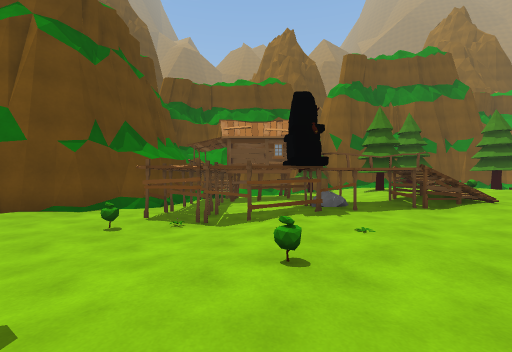
view 1 (above)

20 first-person views from a walk through a scene from a Unity 3-D project. The camera is 1.4 m above the floor, looks level and sees 90° across. The floor is counted in squares, 2 m on a side. Each view is taken from the middle of a square. On the plan, view 1 faces up. The plan holds only what a view shows up to about 9 squares ahead; the rest is blank. The place goes on beyond the plan. The player is left out. Door leaves are left out, so doorways stand open. Some surface patterns are stand-ins.

view 2
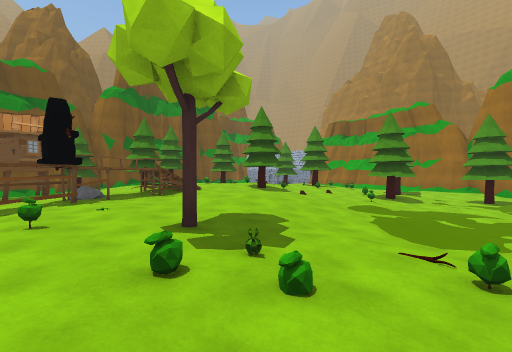

view 3
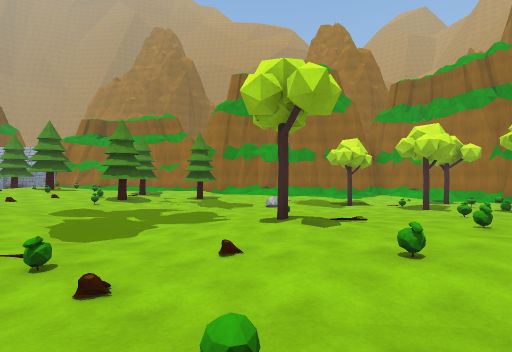

view 4
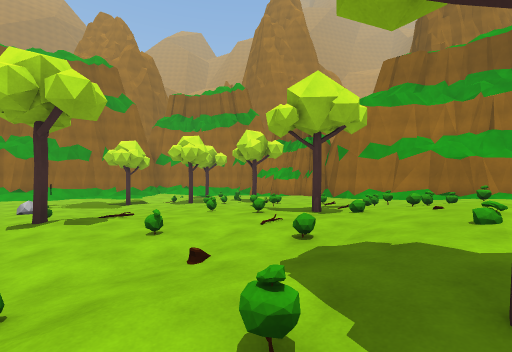

view 5
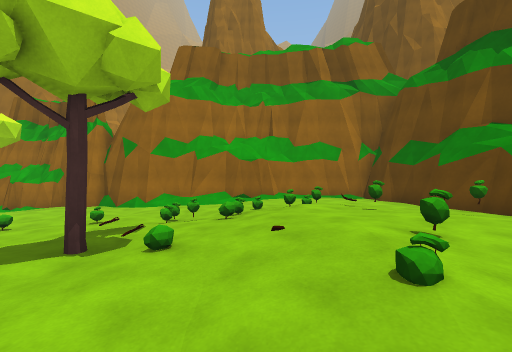

view 6
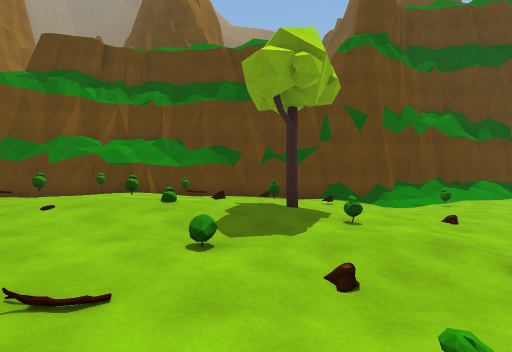

view 7
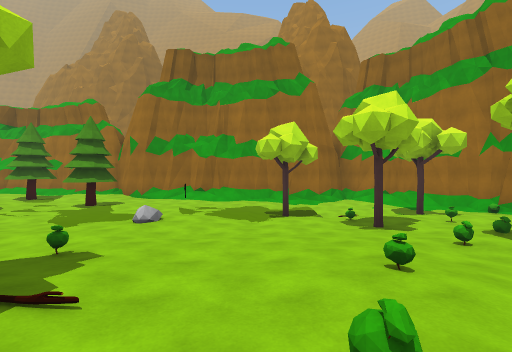

view 8
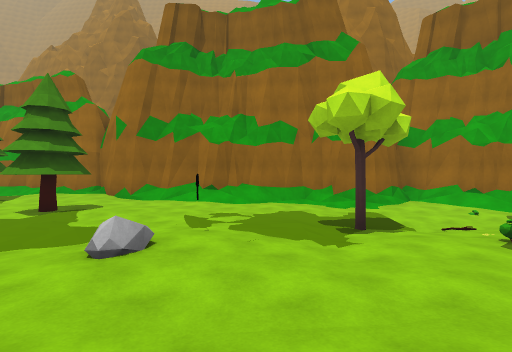

view 9
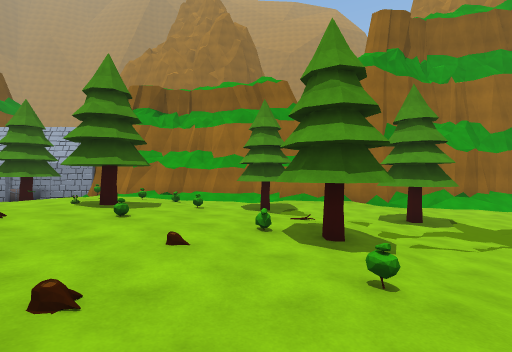

view 10
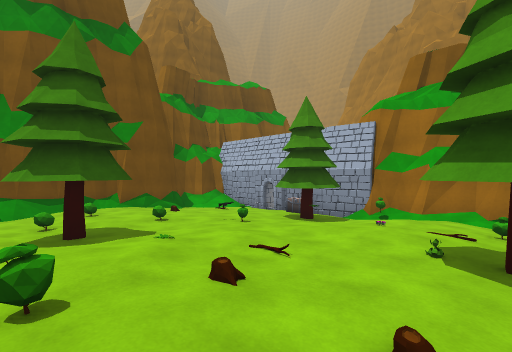

view 11
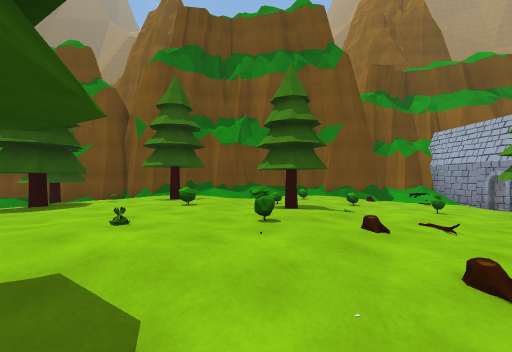

view 12
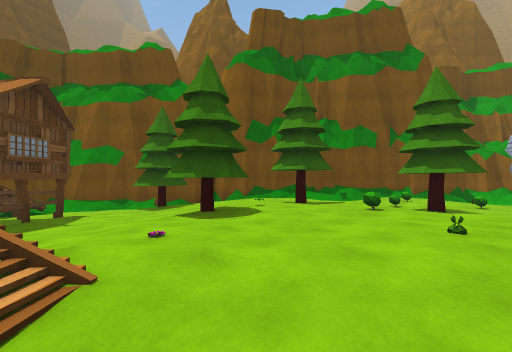

view 13
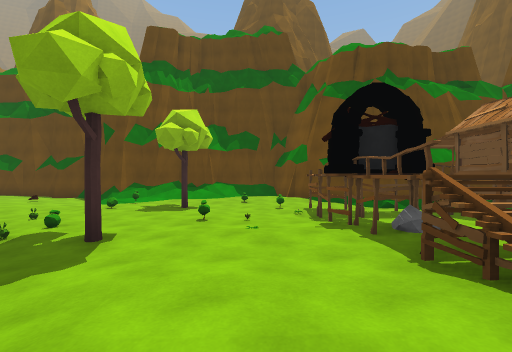

view 14
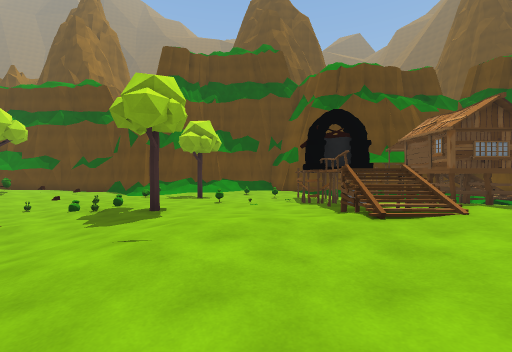

view 15
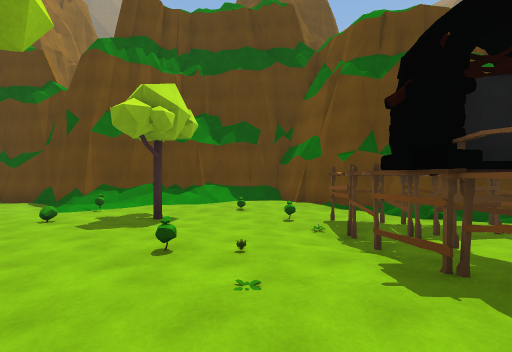

view 16
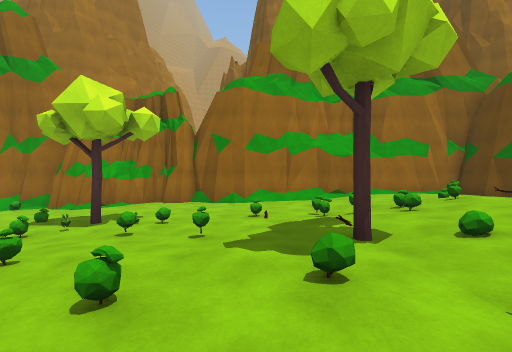

view 17
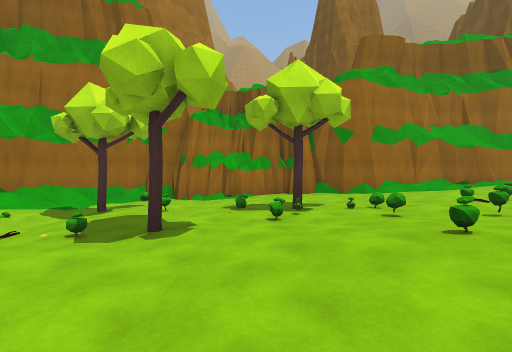

view 18
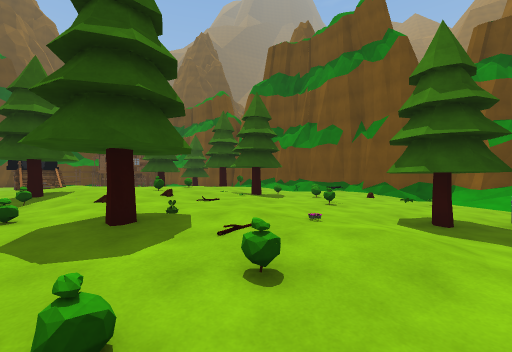

view 19
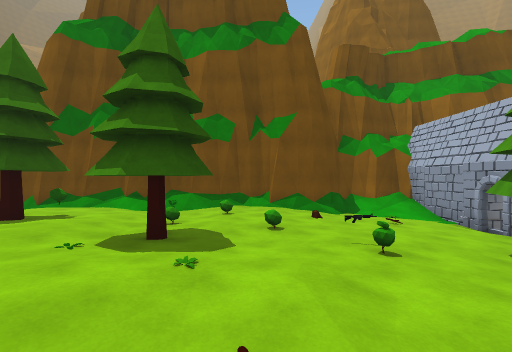

view 20
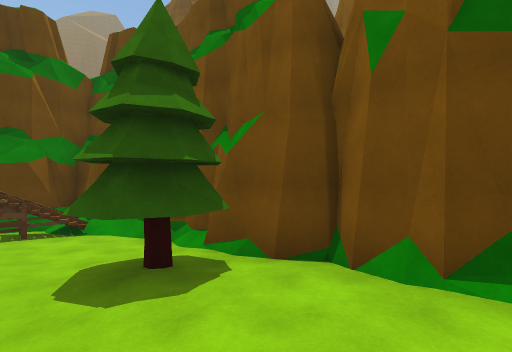

### Floor plan
Key: @ floor where view 1 was taken; # wall or solid block; . main floor; : floor 0.25 m higher than the main floor; - floor 0.25 m lower than the main floor; + floor 0.5 m higher than the main floor; _ floor 0.5 m lower than the main floor; * floor 0.75 m higher than the main floor; < floor 0.75 m lower than the main floor; ( floor 1 m lower than the main floor; % floor 1.25 m higher than the main floor; ! floor 1.25 m lower than the main floor; & floor 1.75 m higher than the main floor; / step, stairs or slope; D open door; = window, fence, low wall or low ledge; v drop or lower ground; O other object.
Columns run from 6 left of view 1 to 15 right of it. Each row starts with its distance up from view 1.
 14                   ####
 13       #############//#
 12     ###//..:::.::..--#
 11    ##=--OO:+O::O::.OOD
 10    #v%-...:+O+:OO:..-#
  9    #OO##..OO++OO:O.OO#
  8    #OO##.:OO+O+O:::OO#
  7   ##O-..::+++*O++:O:O#
  6   #/OO..:+O+*O*++O+::#
  5 ###.OOOO&O/++O++:O:O.#
  4 #...OOO:::+:::/:OO:..#
  3 #.O.--OO::+::....O.--#
  2 #/.--.O..:::.---O.-O-#
  1 #/.-O...O...--OOO-_O-#
  0 #/....@OO---________-#
 -1 ##O..OO/--____<<_OO_-#
 -2  #/-...-O-____<<<OO_/#
 -3  #--..-O----__<<<___/#
 -4   ./.:./--OO___<<<__/#
 -5  #..:OO.O.O-O__/<<<</#
 -6  ..OO+:O...-__<<<<<</#
 -7  #::+/::..O-__<<<(<</#
 -8   O+O*+:.O.O-_<<<O(</#
 -9  #++**+:O.O-__<O(!/(##
-10  #:OO++:.--OOOO<<!(<##
-11  #:++OOOO--OOO_<<((</#
-12  ##::O:.---___<OO(</##
-13   #::::..--_-__<<<###
-14   #:::/####//_##/##
-15   ######  ########

Positions as (right, up) in squares from view 1, and headings:
1: (0, 0), facing up
2: (0, -2), facing up-right
3: (0, -4), facing right
4: (-1, -4), facing down-right
5: (0, -6), facing down
6: (3, -6), facing left
7: (3, -7), facing right
8: (6, -6), facing right
9: (6, 2), facing right
10: (8, 5), facing up-right
11: (8, 4), facing up
12: (5, 4), facing up
13: (5, 3), facing left
14: (7, 3), facing left
15: (3, 3), facing left
16: (3, -6), facing down
17: (7, -6), facing down
18: (14, 4), facing up-left
19: (10, 6), facing up
20: (5, 10), facing up-left
